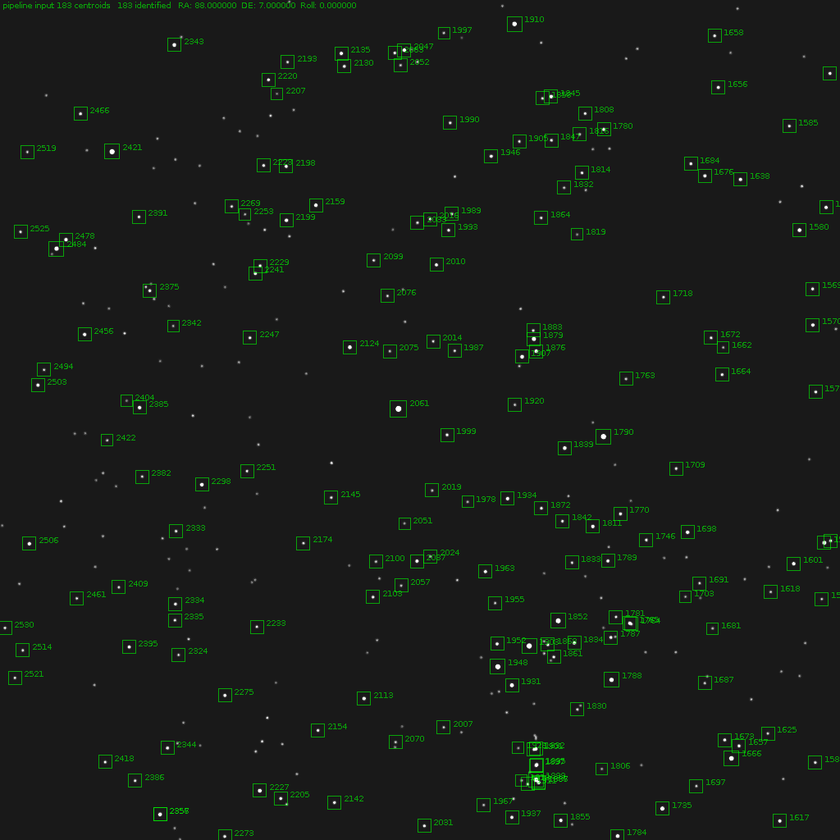
#> input picture project/Star_images/0_perfect_annotation.png, 840 x 840 px, shrunk from 1024 x 1024 before the run
$ python perfect_image_algorithm.py ../project/Star_images/0_perfect_annotation.png
#> lines starting #> are read from the running program, lines starting #| are printed output that depends on the picture; after the words box and inside, x2 and y2 are one past the last pixel; in counts of white or black regions, pixels touching at a corner belong together
import cv2
import sys
import numpy as np

if len(sys.argv) < 2:
    print("Error: missing image path", file=sys.stderr)
    sys.exit(1)

image_path = sys.argv[1]

img = cv2.imread(image_path)
#> img is the input picture: shape (840, 840, 3); mean B, G, R 25.3, 28.6, 25.3

if img is None:
    print(f"Error: image '{image_path}' not found or cannot be opened", file=sys.stderr)
    sys.exit(1)

# Convert to RGB and grayscale
gray_img = cv2.cvtColor(img, cv2.COLOR_BGR2GRAY)
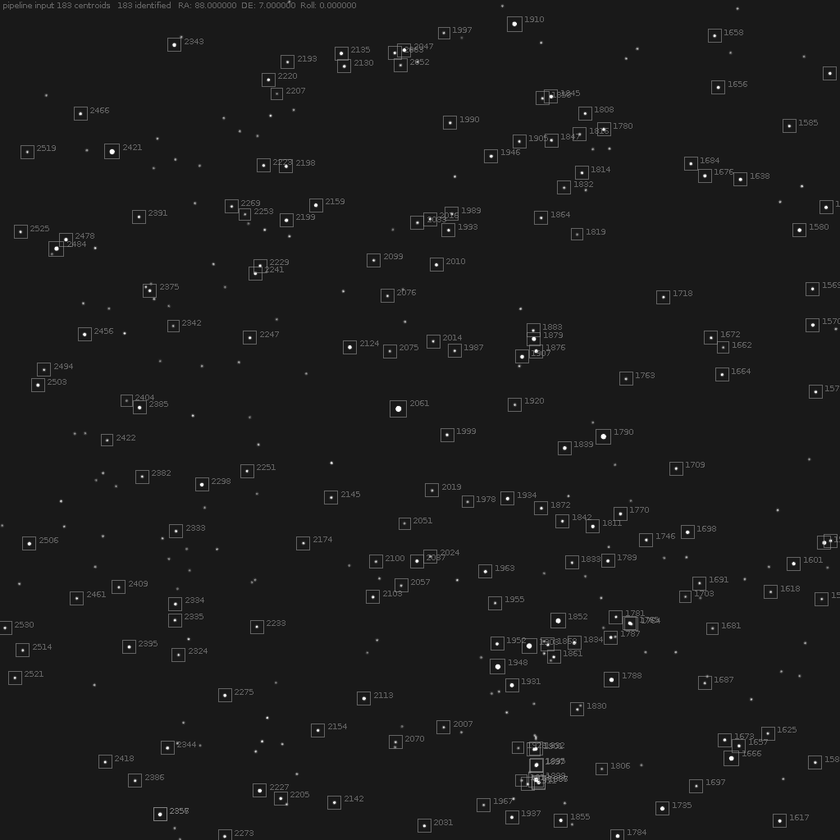
#> gray_img: shape (840, 840); min 8, max 255, mean 27.2

#Detect only stars within certain dimensions
def detect_stars(frame):
    contours, _ = cv2.findContours(frame, cv2.RETR_EXTERNAL, cv2.CHAIN_APPROX_SIMPLE)
    stars = []
    for c in contours:
        M = cv2.moments(c)
        if M["m00"] > 0:
            cx = int(M["m10"]/M["m00"])
            cy = int(M["m01"]/M["m00"])
            stars.append((cx, cy))
    return len(stars)       #we want only the number of stars

# threshold (adjustable)
_, binary = cv2.threshold(gray_img, 30, 255, cv2.THRESH_BINARY)
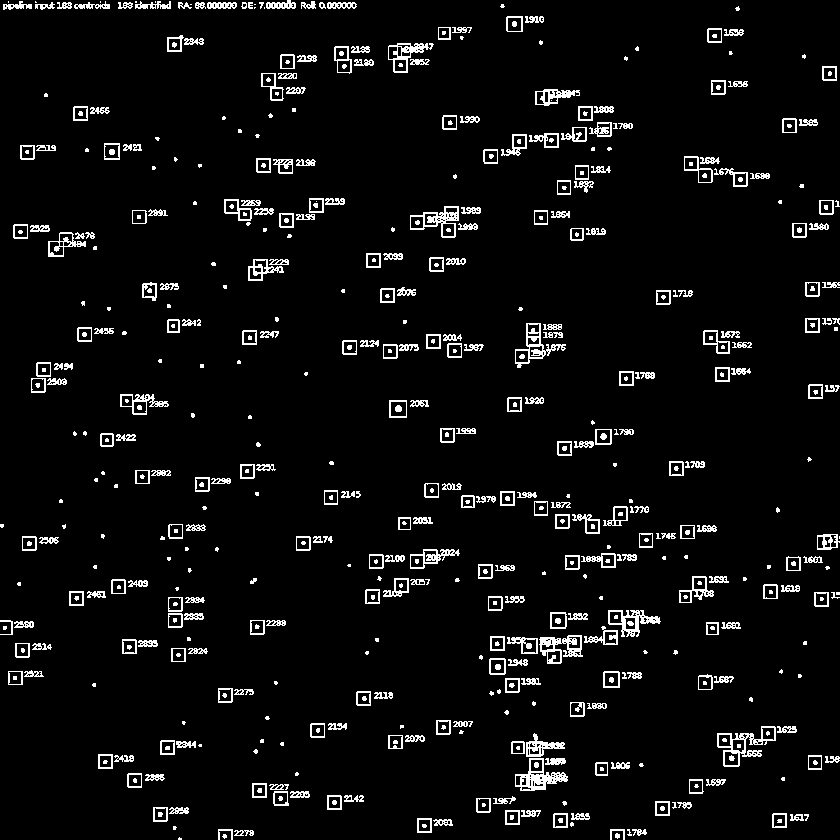
#> binary: shape (840, 840); 5.4% white in thin lines or dots
star_count = detect_stars(binary)
#> in detect_stars, `contours, _ = cv2.findContours(frame, cv2.RETR_EXTERNAL, cv2.CHAIN_APP..`: contours = 449 contours, 153 with area under 20; largest, box (x1, y1, x2, y2) and area: (717, 726, 776, 767) 1045, (515, 758, 568, 791) 858, (410, 206, 459, 238) 836, (515, 323, 566, 368) 776, (539, 635, 583, 664) 736
#> the loop in detect_stars, `for c in contours:` made 449 passes
#> (c, cx, cy) on passes 12, 19, 24, 33, 46, 48, 57: ([[417, 818], [417, 832], [431, 832], [431, 818]], 424, 825), ([[505, 810], [505, 824], [519, 824], [519, 810]], 512, 817), ([[655, 801], [655, 815], [669, 815], [669, 801]], 662, 808), ([[252, 783], [252, 797], [266, 797], [266, 783]], 259, 790), ([[808, 755], [808, 769], [821, 769], [821, 755]], 814, 762), ([[98, 754], [98, 768], [112, 768], [112, 754]], 105, 761), ([[388, 735], [388, 748], [402, 748], [402, 735]], 395, 741)
#> (cx, cy) on passes 1 to 6: (179, 838), (224, 835), (616, 835), (243, 832), (639, 831), (628, 832)
#> after the loop in detect_stars, `for c in contours:`: stars = 442 pairs, first value 1 to 837, second value 1 to 838
#> star_count = 442
print(star_count)
#| 442

$ run again, on project/Star_images/3 little_noise.png
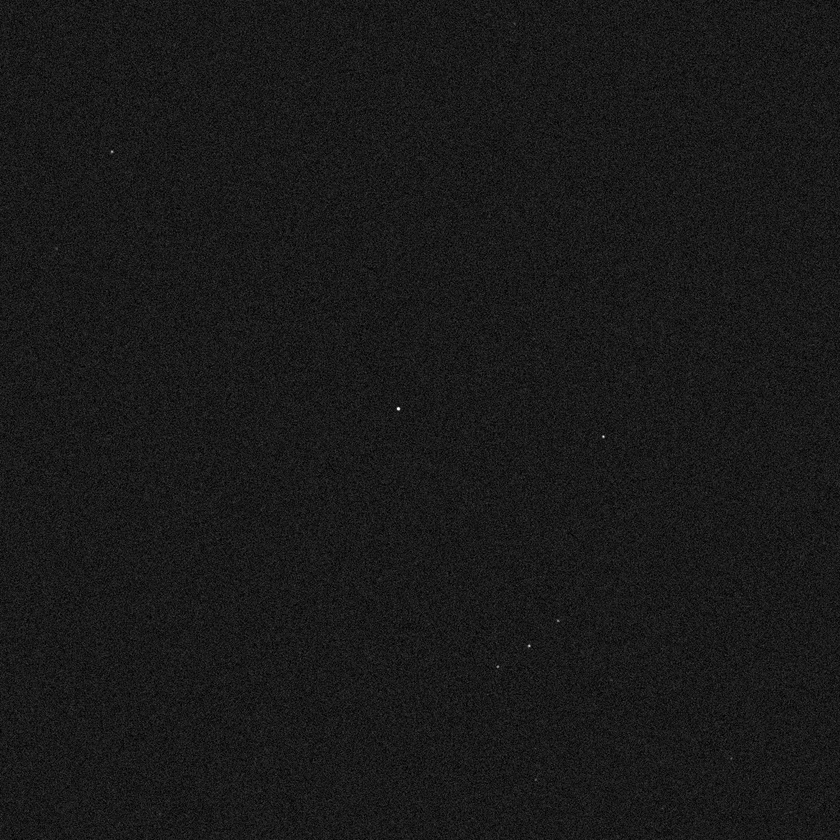
#> input picture project/Star_images/3 little_noise.png, 840 x 840 px, shrunk from 1024 x 1024 before the run
#> img is the input picture: shape (840, 840, 3); min 0, max 255, mean 25.2
#> `_, binary = cv2.threshold(gray_img, 30, 255, cv2.THRESH_BINARY)`:
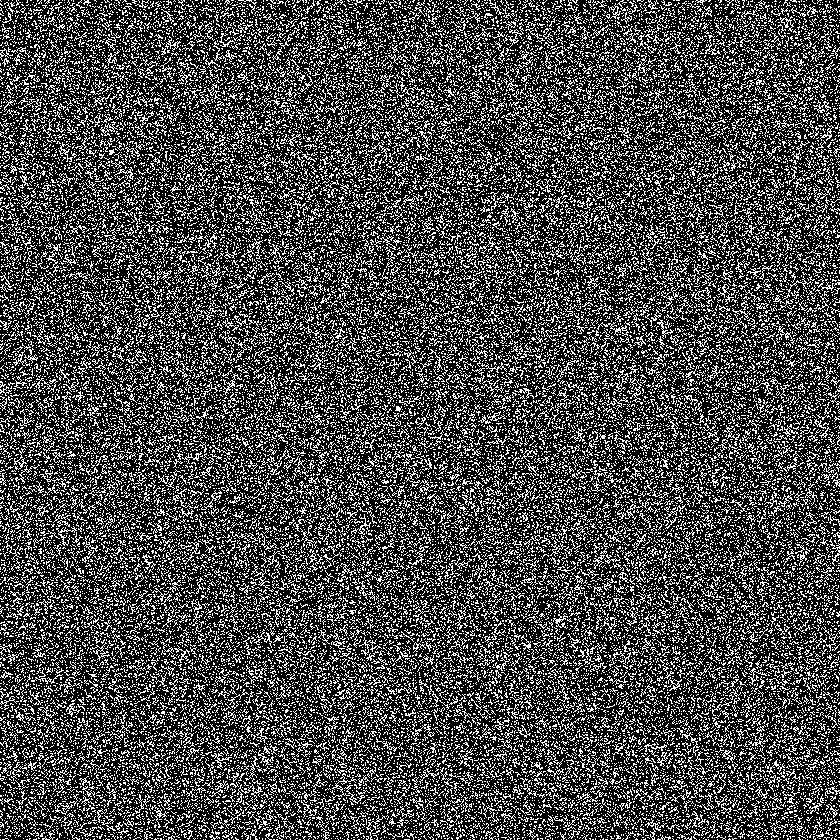
#> binary: shape (840, 840); 27.9% white in thin lines or dots
#> contours = 35530 contours, 35326 with area under 20; largest, box (x1, y1, x2, y2) and area: (135, 348, 147, 364) 64, (100, 121, 118, 137) 62, (90, 642, 110, 661) 54, (606, 3, 621, 19) 51, (780, 16, 794, 32) 50
#> the loop in detect_stars, `for c in contours:` made 35530 passes
#> (c, cx, cy) on passes 56, 58: ([[834, 838], [834, 839], [836, 839], [835, 839]], 834, 838), ([[787, 838], [787, 839], [788, 839], [788, 838]], 787, 838)
#> after the loop in detect_stars, `for c in contours:`: stars = 13767 pairs, first value 0 to 838, second value 0 to 838
#> star_count = 13767
#| 13767
